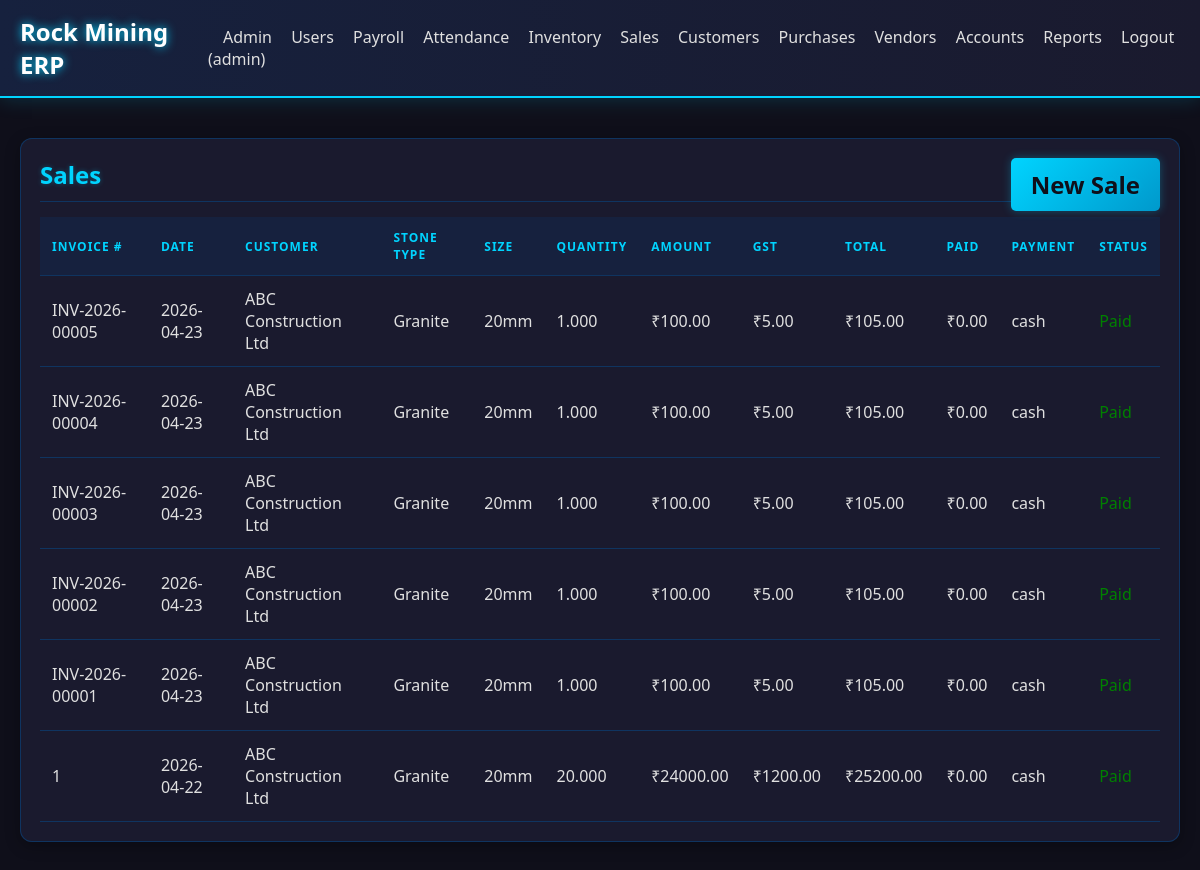
Before: /sales (signed in) with the older database file.
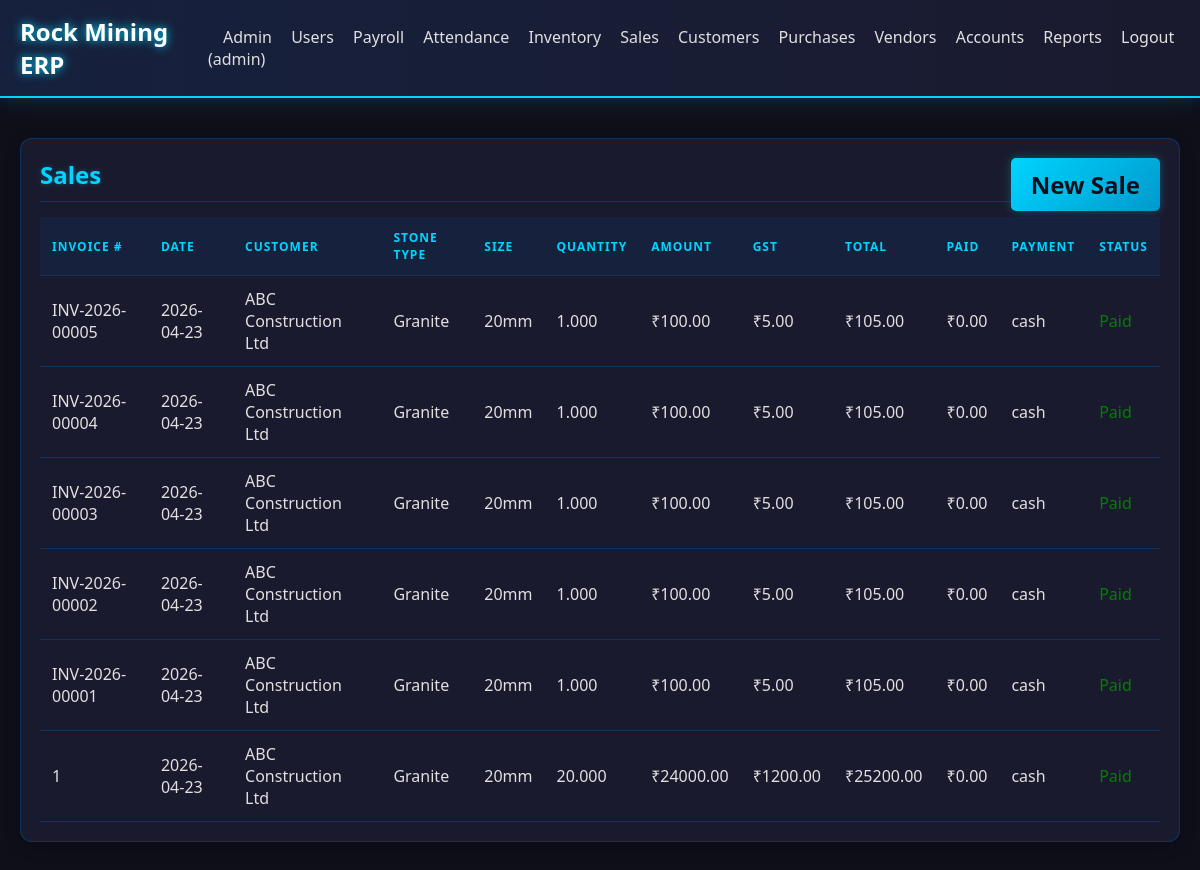
After: the same page with the newer database file.
### models.py (models this page shows)
class Sales(db.Model):
    id = db.Column(db.Integer, primary_key=True)
    invoice_number = db.Column(db.String(50), unique=True)
    customer_id = db.Column(db.Integer, db.ForeignKey('customer.id'))
    stone_type = db.Column(db.String(50))
    size = db.Column(db.String(20))
    quantity = db.Column(db.Numeric(precision=15, scale=3))
    rate = db.Column(db.Numeric(precision=15, scale=2))
    amount = db.Column(db.Numeric(precision=15, scale=2))
    gst_rate = db.Column(db.Numeric(precision=5, scale=2), default=5)
    gst_amount = db.Column(db.Numeric(precision=15, scale=2), default=0)
    total_amount = db.Column(db.Numeric(precision=15, scale=2))
    payment_type = db.Column(db.String(20), default='cash')
    payment_status = db.Column(db.String(20), default='paid')
    invoice_date = db.Column(db.Date, default=datetime.utcnow().date)
    created_at = db.Column(db.DateTime, default=datetime.utcnow)
    customer = db.relationship('Customer', backref='sales_records')

class Customer(db.Model):
    id = db.Column(db.Integer, primary_key=True)
    name = db.Column(db.String(100), nullable=False)
    phone = db.Column(db.String(20))
    address = db.Column(db.Text)
    created_at = db.Column(db.DateTime, default=datetime.utcnow)

### routes/sales.py (the view)
@bp.route('/sales')
@login_required
def sales_list():
    sales_records = Sales.query.order_by(Sales.created_at.desc()).all()
    return render_template('sales_list.html', sales_records=sales_records)

### routes/dashboard.py (called while the page is built)
def login_required(f):
    @wraps(f)
    def decorated_function(*args, **kwargs):
        if 'user_id' not in session:
            return redirect(url_for('auth.login'))
        return f(*args, **kwargs)
    return decorated_function

### templates/sales_list.html (shortened to what this page needs)
{% extends "base.html" %}
{% block content %}
<div class="card">
    <h2>Sales <a href="{{ url_for('sales.create_sale') }}" class="btn" style="float: right;">New Sale</a></h2>
    <table>
        <thead>
            <tr>
                <th>Invoice #</th>
                <th>Date</th>
                <th>Customer</th>
                <th>Stone Type</th>
                <th>Size</th>
                <th>Quantity</th>
                <th>Amount</th>
                <th>GST</th>
                <th>Total</th>
                <th>Paid</th>
                <th>Payment</th>
                <th>Status</th>
            </tr>
        </thead>
        <tbody>
            {% for sale in sales_records %}
            <tr>
                <td>{{ sale.invoice_number or sale.id }}</td>
                <td>{{ sale.invoice_date }}</td>
                <td>{{ sale.customer.name if sale.customer else sale.customer_id }}</td>
                <td>{{ sale.stone_type }}</td>
                <td>{{ sale.size }}</td>
                <td>{{ sale.quantity }}</td>
                <td>₹{{ "%.2f"|format(sale.amount) }}</td>
                <td>₹{{ "%.2f"|format(sale.gst_amount) }}</td>
                <td>₹{{ "%.2f"|format(sale.total_amount) }}</td>
                <td>₹{{ "%.2f"|format(sale.payments|sum(attribute='amount') if sale.payments else 0) }}</td>
                <td>{{ sale.payment_type }}</td>
                <td>
                    {% if sale.payment_status == 'paid' %}
                    <span style="color: green;">Paid</span>
                    {% else %}
                    <span style="color: orange;">Pending</span>
                    <a href="{{ url_for('sales.add_payment', id=sale.id) }}">Record Payment</a>
                    {% endif %}
                </td>
            </tr>
            {% endfor %}
        </tbody>
    </table>
</div>
{% endblock %}

Changed rows visible on the page:
changed Sales id 1: invoice_date "2026-04-22" → "2026-04-23"
